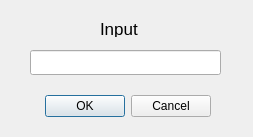
<?xml version="1.0" encoding="UTF-8"?>
<ui version="4.0">
 <class>dialog</class>
 <widget class="QDialog" name="dialog">
  <property name="geometry">
   <rect>
    <x>0</x>
    <y>0</y>
    <width>253</width>
    <height>137</height>
   </rect>
  </property>
  <property name="windowTitle">
   <string>Dialog</string>
  </property>
  <widget class="QDialogButtonBox" name="buttonBox">
   <property name="geometry">
    <rect>
     <x>40</x>
     <y>90</y>
     <width>171</width>
     <height>32</height>
    </rect>
   </property>
   <property name="orientation">
    <enum>Qt::Horizontal</enum>
   </property>
   <property name="standardButtons">
    <set>QDialogButtonBox::Cancel|QDialogButtonBox::Ok</set>
   </property>
  </widget>
  <widget class="QLabel" name="label">
   <property name="geometry">
    <rect>
     <x>100</x>
     <y>20</y>
     <width>41</width>
     <height>17</height>
    </rect>
   </property>
   <property name="font">
    <font>
     <pointsize>13</pointsize>
    </font>
   </property>
   <property name="text">
    <string>Input</string>
   </property>
  </widget>
  <widget class="QLineEdit" name="stateLabel_input">
   <property name="geometry">
    <rect>
     <x>30</x>
     <y>50</y>
     <width>191</width>
     <height>25</height>
    </rect>
   </property>
  </widget>
 </widget>
 <resources/>
 <connections>
  <connection>
   <sender>buttonBox</sender>
   <signal>accepted()</signal>
   <receiver>dialog</receiver>
   <slot>accept()</slot>
   <hints>
    <hint type="sourcelabel">
     <x>248</x>
     <y>254</y>
    </hint>
    <hint type="destinationlabel">
     <x>157</x>
     <y>274</y>
    </hint>
   </hints>
  </connection>
  <connection>
   <sender>buttonBox</sender>
   <signal>rejected()</signal>
   <receiver>dialog</receiver>
   <slot>reject()</slot>
   <hints>
    <hint type="sourcelabel">
     <x>316</x>
     <y>260</y>
    </hint>
    <hint type="destinationlabel">
     <x>286</x>
     <y>274</y>
    </hint>
   </hints>
  </connection>
 </connections>
</ui>
